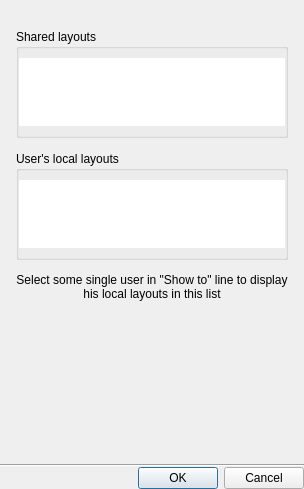
<?xml version="1.0" encoding="UTF-8"?>
<ui version="4.0">
 <class>LayoutSelectionDialog</class>
 <widget class="QDialog" name="LayoutSelectionDialog">
  <property name="geometry">
   <rect>
    <x>0</x>
    <y>0</y>
    <width>304</width>
    <height>489</height>
   </rect>
  </property>
  <property name="windowTitle">
   <string>Select layout</string>
  </property>
  <layout class="QVBoxLayout" name="verticalLayout_2">
   <property name="spacing">
    <number>0</number>
   </property>
   <property name="leftMargin">
    <number>0</number>
   </property>
   <property name="topMargin">
    <number>0</number>
   </property>
   <property name="rightMargin">
    <number>0</number>
   </property>
   <property name="bottomMargin">
    <number>0</number>
   </property>
   <item>
    <widget class="QWidget" name="mainWidget" native="true">
     <layout class="QVBoxLayout" name="verticalLayout">
      <property name="spacing">
       <number>13</number>
      </property>
      <property name="leftMargin">
       <number>16</number>
      </property>
      <property name="topMargin">
       <number>16</number>
      </property>
      <property name="rightMargin">
       <number>16</number>
      </property>
      <property name="bottomMargin">
       <number>0</number>
      </property>
      <item>
       <widget class="QnSearchLineEdit" name="searchLineEdit" native="true"/>
      </item>
      <item>
       <widget class="QScrollArea" name="scrollArea">
        <property name="frameShape">
         <enum>QFrame::NoFrame</enum>
        </property>
        <property name="horizontalScrollBarPolicy">
         <enum>Qt::ScrollBarAsNeeded</enum>
        </property>
        <property name="widgetResizable">
         <bool>true</bool>
        </property>
        <widget class="QWidget" name="scrollAreaWidgetContents">
         <property name="geometry">
          <rect>
           <x>0</x>
           <y>0</y>
           <width>272</width>
           <height>422</height>
          </rect>
         </property>
         <property name="sizePolicy">
          <sizepolicy hsizetype="Ignored" vsizetype="Preferred">
           <horstretch>0</horstretch>
           <verstretch>0</verstretch>
          </sizepolicy>
         </property>
         <layout class="QVBoxLayout" name="verticalLayout_5">
          <property name="spacing">
           <number>13</number>
          </property>
          <property name="leftMargin">
           <number>0</number>
          </property>
          <property name="topMargin">
           <number>0</number>
          </property>
          <property name="rightMargin">
           <number>0</number>
          </property>
          <property name="bottomMargin">
           <number>16</number>
          </property>
          <item>
           <widget class="QGroupBox" name="sharedGroupBox">
            <property name="sizePolicy">
             <sizepolicy hsizetype="Preferred" vsizetype="Fixed">
              <horstretch>0</horstretch>
              <verstretch>0</verstretch>
             </sizepolicy>
            </property>
            <property name="title">
             <string>Shared layouts</string>
            </property>
            <property name="flat">
             <bool>true</bool>
            </property>
            <layout class="QVBoxLayout" name="verticalLayout_3">
             <property name="leftMargin">
              <number>0</number>
             </property>
             <property name="rightMargin">
              <number>0</number>
             </property>
             <item>
              <widget class="QnTreeView" name="sharedTreeView">
               <property name="sizePolicy">
                <sizepolicy hsizetype="MinimumExpanding" vsizetype="Fixed">
                 <horstretch>0</horstretch>
                 <verstretch>0</verstretch>
                </sizepolicy>
               </property>
               <property name="frameShape">
                <enum>QFrame::NoFrame</enum>
               </property>
               <property name="verticalScrollBarPolicy">
                <enum>Qt::ScrollBarAlwaysOff</enum>
               </property>
               <property name="horizontalScrollBarPolicy">
                <enum>Qt::ScrollBarAlwaysOff</enum>
               </property>
               <property name="sizeAdjustPolicy">
                <enum>QAbstractScrollArea::AdjustToContents</enum>
               </property>
               <property name="editTriggers">
                <set>QAbstractItemView::NoEditTriggers</set>
               </property>
               <property name="selectionMode">
                <enum>QAbstractItemView::ExtendedSelection</enum>
               </property>
               <property name="rootIsDecorated">
                <bool>false</bool>
               </property>
               <property name="uniformRowHeights">
                <bool>true</bool>
               </property>
               <property name="itemsExpandable">
                <bool>false</bool>
               </property>
               <property name="allColumnsShowFocus">
                <bool>true</bool>
               </property>
               <attribute name="headerVisible">
                <bool>false</bool>
               </attribute>
              </widget>
             </item>
            </layout>
           </widget>
          </item>
          <item>
           <widget class="QGroupBox" name="localGroupBox">
            <property name="sizePolicy">
             <sizepolicy hsizetype="Preferred" vsizetype="Fixed">
              <horstretch>0</horstretch>
              <verstretch>0</verstretch>
             </sizepolicy>
            </property>
            <property name="title">
             <string notr="true">User's local layouts</string>
            </property>
            <property name="flat">
             <bool>true</bool>
            </property>
            <layout class="QVBoxLayout" name="verticalLayout_4">
             <property name="leftMargin">
              <number>0</number>
             </property>
             <property name="rightMargin">
              <number>0</number>
             </property>
             <item>
              <widget class="QnTreeView" name="localTreeView">
               <property name="sizePolicy">
                <sizepolicy hsizetype="MinimumExpanding" vsizetype="Fixed">
                 <horstretch>0</horstretch>
                 <verstretch>0</verstretch>
                </sizepolicy>
               </property>
               <property name="frameShape">
                <enum>QFrame::NoFrame</enum>
               </property>
               <property name="verticalScrollBarPolicy">
                <enum>Qt::ScrollBarAlwaysOff</enum>
               </property>
               <property name="horizontalScrollBarPolicy">
                <enum>Qt::ScrollBarAlwaysOff</enum>
               </property>
               <property name="sizeAdjustPolicy">
                <enum>QAbstractScrollArea::AdjustToContents</enum>
               </property>
               <property name="editTriggers">
                <set>QAbstractItemView::NoEditTriggers</set>
               </property>
               <property name="selectionMode">
                <enum>QAbstractItemView::ExtendedSelection</enum>
               </property>
               <property name="rootIsDecorated">
                <bool>false</bool>
               </property>
               <property name="uniformRowHeights">
                <bool>true</bool>
               </property>
               <property name="itemsExpandable">
                <bool>false</bool>
               </property>
               <property name="allColumnsShowFocus">
                <bool>true</bool>
               </property>
               <attribute name="headerVisible">
                <bool>false</bool>
               </attribute>
              </widget>
             </item>
            </layout>
           </widget>
          </item>
          <item>
           <widget class="QLabel" name="additionalInfoLabel">
            <property name="text">
             <string>Select some single user in &quot;Show to&quot; line to display his local layouts in this list</string>
            </property>
            <property name="alignment">
             <set>Qt::AlignCenter</set>
            </property>
            <property name="wordWrap">
             <bool>true</bool>
            </property>
           </widget>
          </item>
          <item>
           <spacer name="verticalSpacer">
            <property name="orientation">
             <enum>Qt::Vertical</enum>
            </property>
            <property name="sizeHint" stdset="0">
             <size>
              <width>20</width>
              <height>132</height>
             </size>
            </property>
           </spacer>
          </item>
         </layout>
        </widget>
       </widget>
      </item>
     </layout>
    </widget>
   </item>
   <item>
    <widget class="nx::client::desktop::AlertBar" name="alertBar" native="true"/>
   </item>
   <item>
    <widget class="Line" name="line">
     <property name="orientation">
      <enum>Qt::Horizontal</enum>
     </property>
    </widget>
   </item>
   <item>
    <layout class="QHBoxLayout" name="horizontalLayout">
     <property name="leftMargin">
      <number>16</number>
     </property>
     <item>
      <widget class="QDialogButtonBox" name="buttonBox">
       <property name="orientation">
        <enum>Qt::Horizontal</enum>
       </property>
       <property name="standardButtons">
        <set>QDialogButtonBox::Cancel|QDialogButtonBox::Ok</set>
       </property>
      </widget>
     </item>
    </layout>
   </item>
  </layout>
 </widget>
 <customwidgets>
  <customwidget>
   <class>QnSearchLineEdit</class>
   <extends>QWidget</extends>
   <header location="global">ui/widgets/common/search_line_edit.h</header>
   <container>1</container>
  </customwidget>
  <customwidget>
   <class>QnTreeView</class>
   <extends>QTreeView</extends>
   <header location="global">ui/widgets/common/tree_view.h</header>
  </customwidget>
  <customwidget>
   <class>nx::client::desktop::AlertBar</class>
   <extends>QWidget</extends>
   <header location="global">nx/client/desktop/common/widgets/message_bar.h</header>
  </customwidget>
 </customwidgets>
 <tabstops>
  <tabstop>scrollArea</tabstop>
  <tabstop>sharedTreeView</tabstop>
  <tabstop>localTreeView</tabstop>
 </tabstops>
 <resources/>
 <connections>
  <connection>
   <sender>buttonBox</sender>
   <signal>accepted()</signal>
   <receiver>LayoutSelectionDialog</receiver>
   <slot>accept()</slot>
   <hints>
    <hint type="sourcelabel">
     <x>248</x>
     <y>254</y>
    </hint>
    <hint type="destinationlabel">
     <x>157</x>
     <y>274</y>
    </hint>
   </hints>
  </connection>
  <connection>
   <sender>buttonBox</sender>
   <signal>rejected()</signal>
   <receiver>LayoutSelectionDialog</receiver>
   <slot>reject()</slot>
   <hints>
    <hint type="sourcelabel">
     <x>316</x>
     <y>260</y>
    </hint>
    <hint type="destinationlabel">
     <x>286</x>
     <y>274</y>
    </hint>
   </hints>
  </connection>
 </connections>
</ui>
